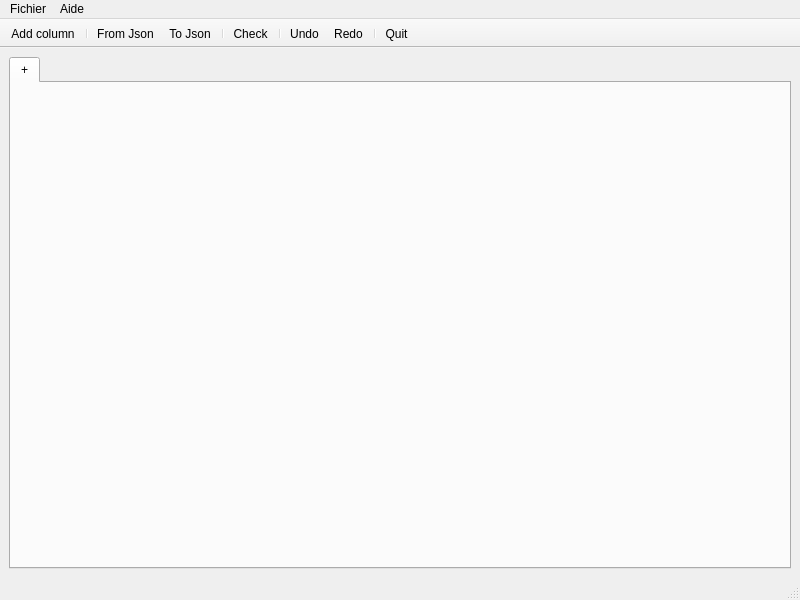
<?xml version="1.0" encoding="UTF-8"?>
<ui version="4.0">
 <class>MainWindow</class>
 <widget class="QMainWindow" name="MainWindow">
  <property name="geometry">
   <rect>
    <x>0</x>
    <y>0</y>
    <width>800</width>
    <height>600</height>
   </rect>
  </property>
  <property name="windowTitle">
   <string>MainWindow</string>
  </property>
  <widget class="QWidget" name="centralwidget">
   <layout class="QGridLayout" name="gridLayout">
    <item row="0" column="0">
     <widget class="QTabWidget" name="tabWidget">
      <property name="currentIndex">
       <number>0</number>
      </property>
      <widget class="QWidget" name="tab_add">
       <attribute name="title">
        <string>+</string>
       </attribute>
       <layout class="QGridLayout" name="gridLayout_6"/>
      </widget>
     </widget>
    </item>
   </layout>
  </widget>
  <widget class="QMenuBar" name="menubar">
   <property name="geometry">
    <rect>
     <x>0</x>
     <y>0</y>
     <width>800</width>
     <height>22</height>
    </rect>
   </property>
   <widget class="QMenu" name="menuFichier">
    <property name="title">
     <string>Fichier</string>
    </property>
    <widget class="QMenu" name="menuMais_au_moins_a_remplit">
     <property name="title">
      <string>Mais au moins ça remplit</string>
     </property>
     <addaction name="actionCheck"/>
    </widget>
    <addaction name="actionAddColumn"/>
    <addaction name="actionSaveToJson"/>
    <addaction name="menuMais_au_moins_a_remplit"/>
    <addaction name="separator"/>
    <addaction name="actionLoadFromJson"/>
   </widget>
   <widget class="QMenu" name="menuAide">
    <property name="title">
     <string>Aide</string>
    </property>
    <addaction name="actionQuit"/>
   </widget>
   <addaction name="menuFichier"/>
   <addaction name="menuAide"/>
  </widget>
  <widget class="QStatusBar" name="statusbar">
   <property name="sizeGripEnabled">
    <bool>true</bool>
   </property>
  </widget>
  <widget class="QToolBar" name="toolBar">
   <property name="windowTitle">
    <string>toolBar</string>
   </property>
   <property name="movable">
    <bool>false</bool>
   </property>
   <attribute name="toolBarArea">
    <enum>TopToolBarArea</enum>
   </attribute>
   <attribute name="toolBarBreak">
    <bool>false</bool>
   </attribute>
   <addaction name="actionAddColumn"/>
   <addaction name="separator"/>
   <addaction name="actionLoadFromJson"/>
   <addaction name="actionSaveToJson"/>
   <addaction name="separator"/>
   <addaction name="actionCheck"/>
   <addaction name="separator"/>
   <addaction name="actionUndo"/>
   <addaction name="actionRedo"/>
   <addaction name="separator"/>
   <addaction name="actionQuit"/>
  </widget>
  <action name="actionAddColumn">
   <property name="text">
    <string>Add column</string>
   </property>
   <property name="toolTip">
    <string>Add column</string>
   </property>
  </action>
  <action name="actionSaveToJson">
   <property name="text">
    <string>To Json</string>
   </property>
   <property name="toolTip">
    <string>To Json</string>
   </property>
  </action>
  <action name="actionQuit">
   <property name="text">
    <string>Quit</string>
   </property>
   <property name="toolTip">
    <string>Quit</string>
   </property>
  </action>
  <action name="actionLoadFromJson">
   <property name="text">
    <string>From Json</string>
   </property>
   <property name="toolTip">
    <string>From Json</string>
   </property>
  </action>
  <action name="actionCheck">
   <property name="checkable">
    <bool>true</bool>
   </property>
   <property name="text">
    <string>Check</string>
   </property>
   <property name="toolTip">
    <string>Check</string>
   </property>
  </action>
  <action name="actionUndo">
   <property name="text">
    <string>Undo</string>
   </property>
   <property name="toolTip">
    <string>Undo</string>
   </property>
   <property name="shortcut">
    <string>Ctrl+Z</string>
   </property>
  </action>
  <action name="actionRedo">
   <property name="text">
    <string>Redo</string>
   </property>
   <property name="toolTip">
    <string>Redo</string>
   </property>
   <property name="shortcut">
    <string>Ctrl+Y</string>
   </property>
  </action>
 </widget>
 <resources/>
 <connections/>
</ui>
